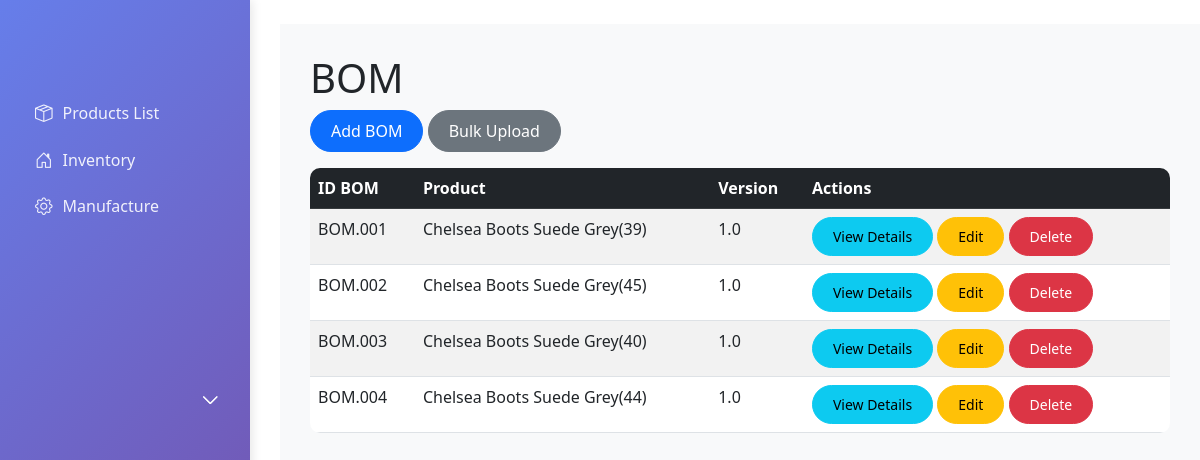
The app's page /manufacture/bom/ with its own data.
### manufacture/models.py (models this page shows, shortened)
class BOM(models.Model):
    id_bom = models.CharField(max_length=50, primary_key=True)
    id_product = models.ForeignKey(Product, on_delete=models.CASCADE, null=True, blank=True)
    version = models.CharField(max_length=50)

### product/models.py (models this page shows)
class Product(models.Model):
    sku = models.CharField(max_length=100, primary_key=True)
    name = models.CharField(max_length=200)
    description = models.TextField(blank=True)
    price = models.DecimalField(max_digits=10, decimal_places=2)
    category = models.CharField(max_length=100)
    size = models.CharField(max_length=50, blank=True)
    colour = models.CharField(max_length=50, blank=True)
    release_date = models.DateField()
    minimum_stock = models.PositiveIntegerField(default=10)
    maximum_stock = models.PositiveIntegerField(default=1000)
    def __str__(self):
        return self.name

### manufacture/views.py (the view)
# urls.py: path('bom/', views.bom_list, name='bom_list'),
def bom_list(request):
    boms = BOM.objects.all()
    return render(request, 'manufacture/bom_list.html', {'boms': boms})

### manufacture/templates/manufacture/bom_list.html (shortened to what this page needs)
{% extends 'base.html' %}
{% block content %}
<h1>BOM</h1>
<div class="mb-3">
    <a href="{% url 'bom_create' %}" class="btn btn-primary">Add BOM</a>
    <a href="{% url 'bom_bulk_create' %}" class="btn btn-secondary">Bulk Upload</a>
</div>
<div class="table-responsive">
    <table class="table table-striped table-hover">
        <thead class="table-dark">
            <tr>
                <th>ID BOM</th>
                <th>Product</th>
                <th>Version</th>
                <th>Actions</th>
            </tr>
        </thead>
        <tbody>
            {% for bom in boms %}
            <tr>
                <td>{{ bom.id_bom }}</td>
                <td>{{ bom.id_product }}</td>
                <td>{{ bom.version }}</td>
                <td>
                    <a href="{% url 'bom_detail' bom.pk %}" class="btn btn-sm btn-info">View Details</a>
                    <a href="{% url 'bom_update' bom.pk %}" class="btn btn-sm btn-warning">Edit</a>
                    <a href="{% url 'bom_delete' bom.pk %}" class="btn btn-sm btn-danger">Delete</a>
                </td>
            </tr>
            {% endfor %}
        </tbody>
    </table>
</div>
{% endblock %}

### erp_project/templates/base.html (style rules this page uses)
.btn { border-radius: 25px; padding: 8px 20px; font-weight: 500; }
.table { border-radius: 10px; overflow: hidden; }

### records on screen
BOM: id_bom "BOM.001", id_product "Chelsea Boots Suede Grey(39)", version "1.0"
BOM: id_bom "BOM.002", id_product "Chelsea Boots Suede Grey(45)", version "1.0"
BOM: id_bom "BOM.003", id_product "Chelsea Boots Suede Grey(40)", version "1.0"
BOM: id_bom "BOM.004", id_product "Chelsea Boots Suede Grey(44)", version "1.0"
